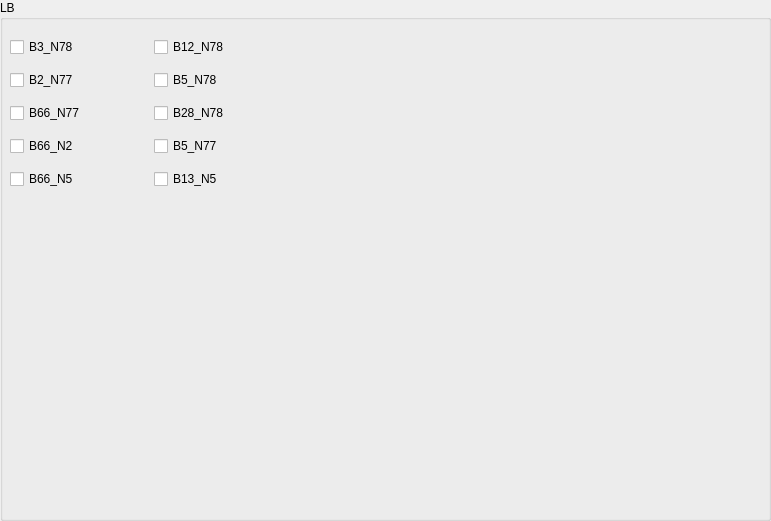
      <widget class="QWidget" name="page_endc_desense">
       <property name="geometry">
        <rect>
         <x>0</x>
         <y>0</y>
         <width>771</width>
         <height>521</height>
        </rect>
       </property>
       <attribute name="label">
        <string>ENDC_desense</string>
       </attribute>
       <widget class="QWidget" name="layoutWidget_32">
        <property name="geometry">
         <rect>
          <x>0</x>
          <y>0</y>
          <width>771</width>
          <height>521</height>
         </rect>
        </property>
        <layout class="QHBoxLayout" name="horizontalLayout_bnads_gsm_2">
         <item>
          <widget class="QGroupBox" name="groupBox_endc_desense">
           <property name="title">
            <string>LB</string>
           </property>
           <widget class="QWidget" name="layoutWidget">
            <property name="geometry">
             <rect>
              <x>10</x>
              <y>30</y>
              <width>281</width>
              <height>171</height>
             </rect>
            </property>
            <layout class="QGridLayout" name="gridLayout_2">
             <item row="0" column="0">
              <widget class="QCheckBox" name="b3_n78">
               <property name="text">
                <string>B3_N78</string>
               </property>
              </widget>
             </item>
             <item row="0" column="1">
              <widget class="QCheckBox" name="b12_n78">
               <property name="text">
                <string>B12_N78</string>
               </property>
              </widget>
             </item>
             <item row="1" column="0">
              <widget class="QCheckBox" name="b2_n77">
               <property name="text">
                <string>B2_N77</string>
               </property>
              </widget>
             </item>
             <item row="1" column="1">
              <widget class="QCheckBox" name="b5_n78">
               <property name="text">
                <string>B5_N78</string>
               </property>
              </widget>
             </item>
             <item row="2" column="0">
              <widget class="QCheckBox" name="b66_n77">
               <property name="text">
                <string>B66_N77</string>
               </property>
              </widget>
             </item>
             <item row="2" column="1">
              <widget class="QCheckBox" name="b28_n78">
               <property name="text">
                <string>B28_N78</string>
               </property>
              </widget>
             </item>
             <item row="3" column="0">
              <widget class="QCheckBox" name="b66_n2">
               <property name="text">
                <string>B66_N2</string>
               </property>
              </widget>
             </item>
             <item row="3" column="1">
              <widget class="QCheckBox" name="b5_n77">
               <property name="text">
                <string>B5_N77</string>
               </property>
              </widget>
             </item>
             <item row="4" column="0">
              <widget class="QCheckBox" name="b66_n5">
               <property name="text">
                <string>B66_N5</string>
               </property>
              </widget>
             </item>
             <item row="4" column="1">
              <widget class="QCheckBox" name="b13_n5">
               <property name="text">
                <string>B13_N5</string>
               </property>
              </widget>
             </item>
            </layout>
           </widget>
          </widget>
         </item>
        </layout>
       </widget>
      </widget>
